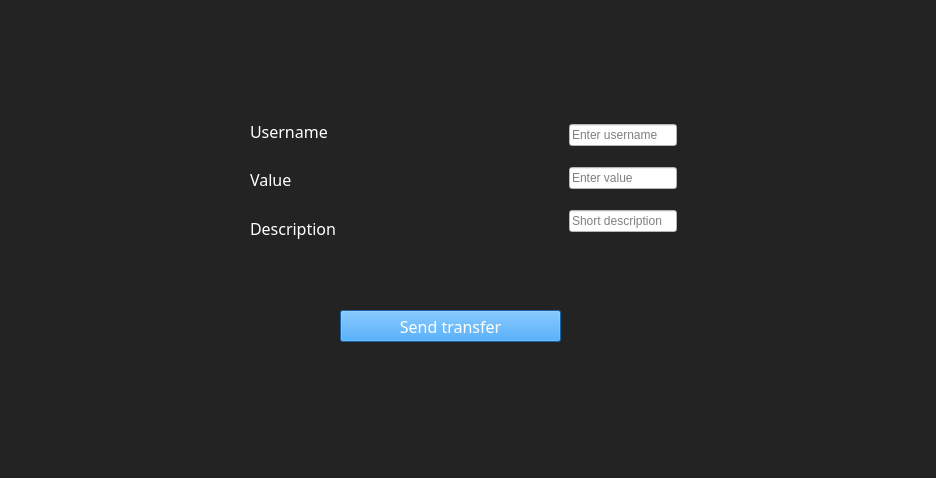
<?xml version="1.0" encoding="UTF-8"?>
<ui version="4.0">
 <class>TransferFrame</class>
 <widget class="QFrame" name="TransferFrame">
  <property name="geometry">
   <rect>
    <x>0</x>
    <y>0</y>
    <width>936</width>
    <height>478</height>
   </rect>
  </property>
  <property name="font">
   <font>
    <family>OCR A Extended</family>
    <pointsize>16</pointsize>
   </font>
  </property>
  <property name="windowTitle">
   <string>Frame</string>
  </property>
  <property name="styleSheet">
   <string notr="true">background-color: rgb(35,35,35)</string>
  </property>
  <widget class="QPushButton" name="pb_createtransfer">
   <property name="geometry">
    <rect>
     <x>340</x>
     <y>310</y>
     <width>221</width>
     <height>32</height>
    </rect>
   </property>
   <property name="font">
    <font>
     <family>OCR A Extended</family>
     <pointsize>12</pointsize>
    </font>
   </property>
   <property name="styleSheet">
    <string notr="true">background-color:#228be6;
color: #fff
</string>
   </property>
   <property name="text">
    <string>Send transfer</string>
   </property>
  </widget>
  <widget class="QWidget" name="layoutWidget">
   <property name="geometry">
    <rect>
     <x>250</x>
     <y>110</y>
     <width>446</width>
     <height>141</height>
    </rect>
   </property>
   <layout class="QHBoxLayout" name="horizontalLayout">
    <property name="spacing">
     <number>7</number>
    </property>
    <property name="rightMargin">
     <number>19</number>
    </property>
    <property name="bottomMargin">
     <number>2</number>
    </property>
    <item>
     <layout class="QVBoxLayout" name="verticalLayout">
      <item>
       <widget class="QLabel" name="l_username">
        <property name="font">
         <font>
          <family>OCR A Extended</family>
          <pointsize>12</pointsize>
         </font>
        </property>
        <property name="styleSheet">
         <string notr="true">color : #fff;</string>
        </property>
        <property name="text">
         <string>Username</string>
        </property>
       </widget>
      </item>
      <item>
       <widget class="QLabel" name="l_value">
        <property name="font">
         <font>
          <family>OCR A Extended</family>
          <pointsize>12</pointsize>
         </font>
        </property>
        <property name="styleSheet">
         <string notr="true">color : #fff;</string>
        </property>
        <property name="text">
         <string>Value</string>
        </property>
       </widget>
      </item>
      <item>
       <layout class="QHBoxLayout" name="horizontalLayout_2">
        <item>
         <widget class="QLabel" name="l_description">
          <property name="font">
           <font>
            <family>OCR A Extended</family>
            <pointsize>12</pointsize>
           </font>
          </property>
          <property name="styleSheet">
           <string notr="true">color : #fff;</string>
          </property>
          <property name="text">
           <string>Description</string>
          </property>
         </widget>
        </item>
       </layout>
      </item>
     </layout>
    </item>
    <item>
     <layout class="QVBoxLayout" name="verticalLayout_2">
      <item>
       <widget class="QLineEdit" name="le_username">
        <property name="sizePolicy">
         <sizepolicy hsizetype="Fixed" vsizetype="Fixed">
          <horstretch>0</horstretch>
          <verstretch>0</verstretch>
         </sizepolicy>
        </property>
        <property name="styleSheet">
         <string notr="true">background-color : #fff
</string>
        </property>
        <property name="text">
         <string/>
        </property>
        <property name="placeholderText">
         <string>Enter username</string>
        </property>
       </widget>
      </item>
      <item>
       <widget class="QLineEdit" name="le_value">
        <property name="sizePolicy">
         <sizepolicy hsizetype="Fixed" vsizetype="Fixed">
          <horstretch>0</horstretch>
          <verstretch>0</verstretch>
         </sizepolicy>
        </property>
        <property name="styleSheet">
         <string notr="true">background-color : #fff</string>
        </property>
        <property name="placeholderText">
         <string>Enter value</string>
        </property>
       </widget>
      </item>
      <item>
       <widget class="QLineEdit" name="le_description">
        <property name="sizePolicy">
         <sizepolicy hsizetype="Fixed" vsizetype="Fixed">
          <horstretch>0</horstretch>
          <verstretch>0</verstretch>
         </sizepolicy>
        </property>
        <property name="styleSheet">
         <string notr="true">background-color : #fff</string>
        </property>
        <property name="placeholderText">
         <string>Short description</string>
        </property>
       </widget>
      </item>
     </layout>
    </item>
   </layout>
  </widget>
 </widget>
 <resources/>
 <connections/>
</ui>
